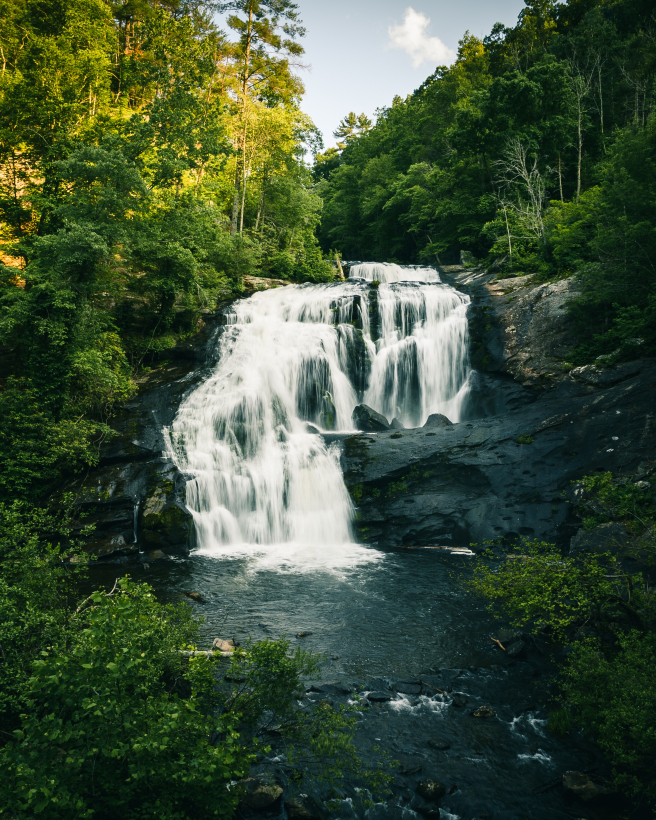
#> input picture Source_Code/Input_Directory_Landscape/2134 (12).jpg, 2624 x 3280 px (shown at 1/4 size); its folder holds only this picture in this run
$ python -i ImageProcessing.py   (imports and definitions only)   (older library calls are emulated)
#> lines starting #> are read from the running program, lines starting #| are printed output that depends on the picture; after the words box and inside, x2 and y2 are one past the last pixel; in counts of white or black regions, pixels touching at a corner belong together
import os
from os import listdir
import cv2 as cv
import numpy as np
import binascii
import struct
#from PIL import Image
import scipy
import scipy.misc
import scipy.cluster
# [1 line not run here, left out]


class ImageProcessing:

    # [4 lines left out: function count_bw_pixels, not called in this run]

    def connected_component_labelling(self, image):
        # Converting those pixels with values 1-127 to 0 and others to 1
        img = cv.threshold(image, 127, 255, cv.THRESH_BINARY)[1]

        # Applying cv2.connectedComponents()
        num_labels, labels = cv.connectedComponents(img)

        # Map component labels to hue val, 0-179 is the hue range in OpenCV
        label_hue = np.uint8(179 * labels / np.max(labels))
        blank_ch = 255 * np.ones_like(label_hue)
        labeled_img = cv.merge([label_hue, blank_ch, blank_ch])

        # Converting cvt to BGR
        labeled_img = cv.cvtColor(labeled_img, cv.COLOR_HSV2BGR)

        # set bg label to black
        labeled_img[label_hue == 0] = 0

        return cv.cvtColor(labeled_img, cv.COLOR_BGR2RGB), num_labels

    # [7 lines of commented-out code are left out]
    # [35 lines left out: functions most_frequent_color, adjust_gamma, find_all_pixels_ignore_black, not called in this run]

>>> import cv2
>>> picture = cv2.imread('Input_Directory_Landscape/2134 (12).jpg', cv2.IMREAD_GRAYSCALE)
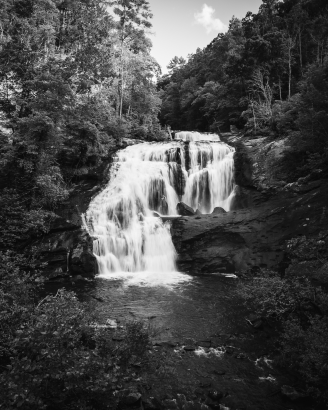
#> picture: shape (3280, 2624) (shown at 1/8 size); min 0, max 255, mean 72.7
>>> result = ImageProcessing().connected_component_labelling(picture)
#> in connected_component_labelling, `img = cv.threshold(image, 127, 255, cv.THRESH_BINARY)[1]`:
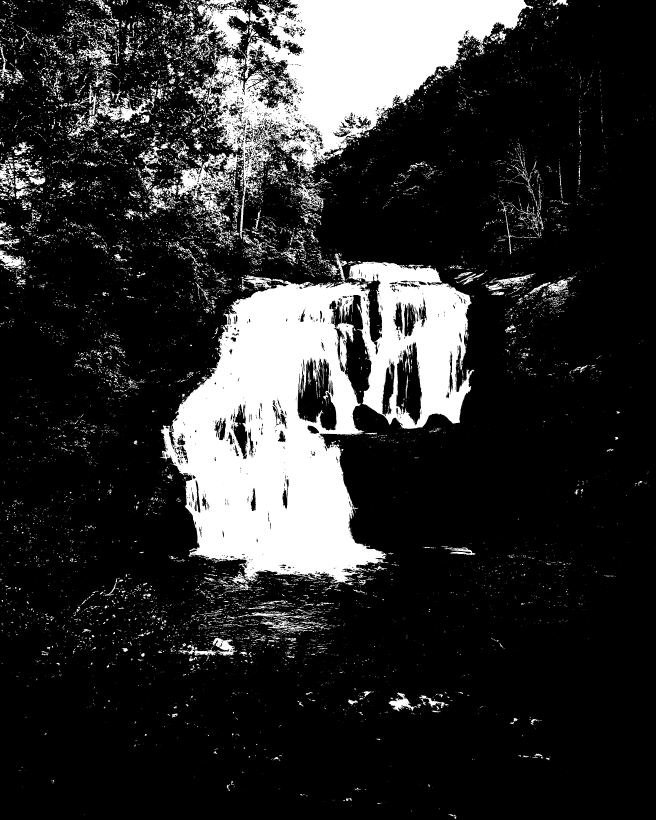
#> img: shape (3280, 2624) (shown at 1/4 size); 18.7% white; 14977 white regions (12560 under 20 px), largest, box (x1, y1, x2, y2) and area: (639, 1047, 1897, 2342) 820982, (710, 0, 2133, 957) 478540, (384, 377, 621, 493) 8925
#> in connected_component_labelling, `num_labels, labels = cv.connectedComponents(img)`:
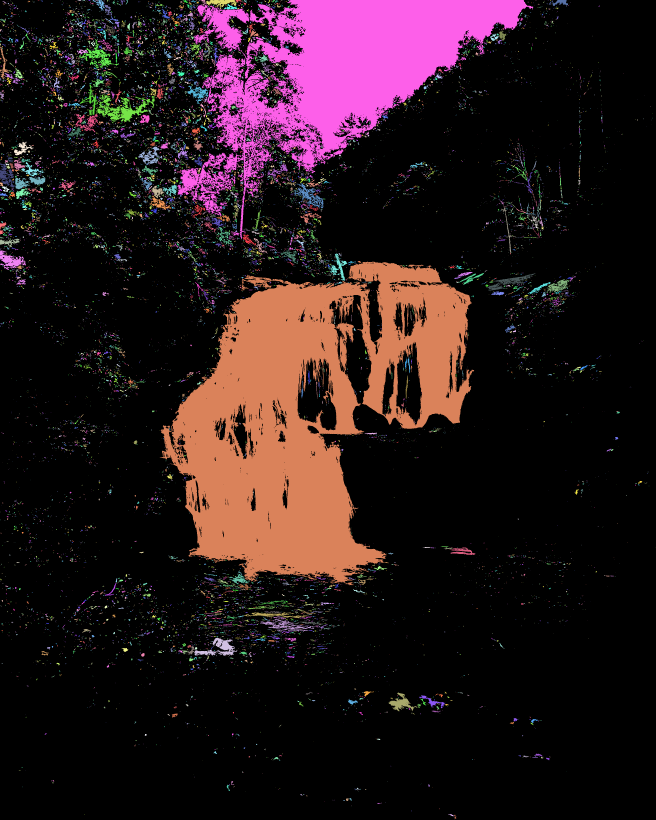
#> labels: shape (3280, 2624) int32 (shown at 1/4 size); 14978 distinct labels, from 0 to 14977; one colour per label, 0 black
#> in connected_component_labelling, `num_labels, labels = cv.connectedComponents(img)`: num_labels = 14978
#> in connected_component_labelling, `label_hue = np.uint8(179 * labels / np.max(labels))`:
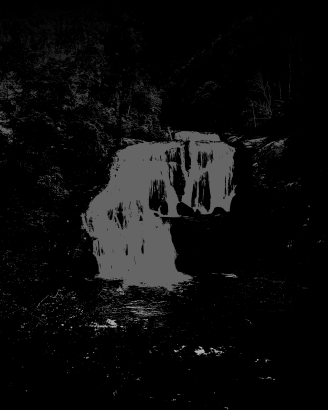
#> label_hue: shape (3280, 2624) (shown at 1/8 size); min 0, max 179, mean 12.5
#> in connected_component_labelling, `labeled_img = cv.merge([label_hue, blank_ch, blank_ch])`:
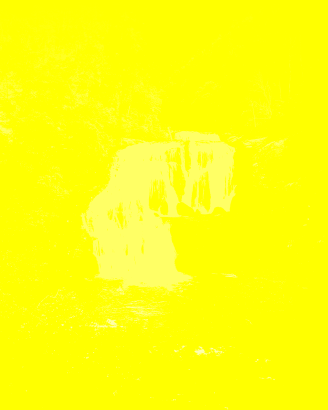
#> labeled_img: shape (3280, 2624, 3) (shown at 1/8 size); mean of channels 0, 1, 2 12.5, 255, 255; drawn as B, G, R
#> in connected_component_labelling, `labeled_img = cv.cvtColor(labeled_img, cv.COLOR_HSV2BGR)`:
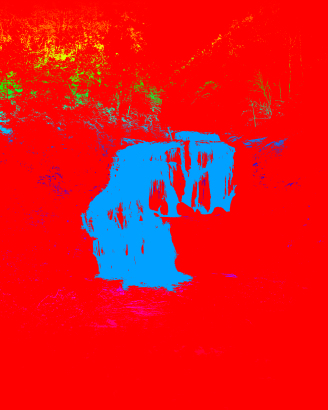
#> labeled_img: shape (3280, 2624, 3) (shown at 1/8 size); mean B, G, R 28, 20.6, 226.3
#> in connected_component_labelling, `labeled_img[label_hue == 0] = 0`:
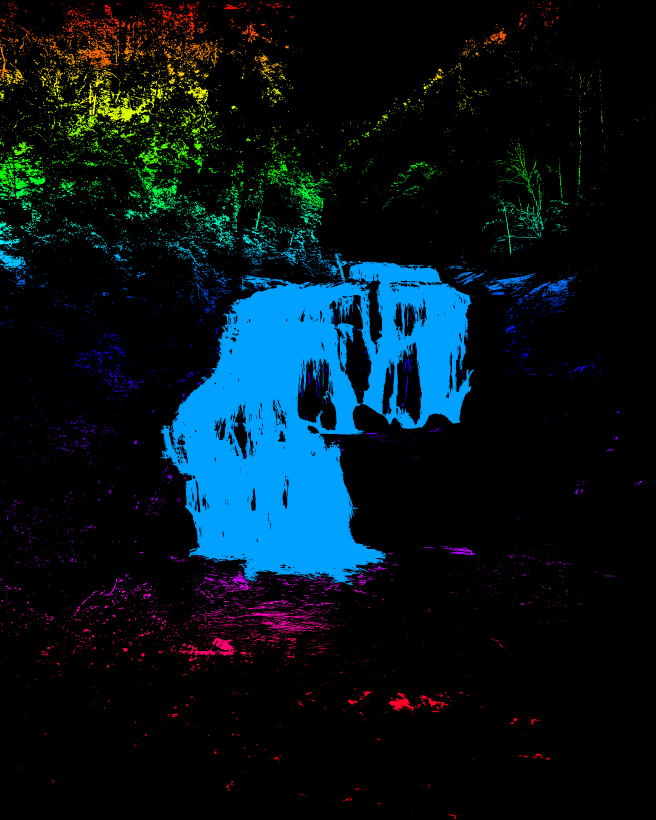
#> labeled_img: shape (3280, 2624, 3) (shown at 1/4 size); mean B, G, R 28, 20.6, 4.6

$ run again, on Source_Code/Input_Directory_Landscape/2134 (15).jpg
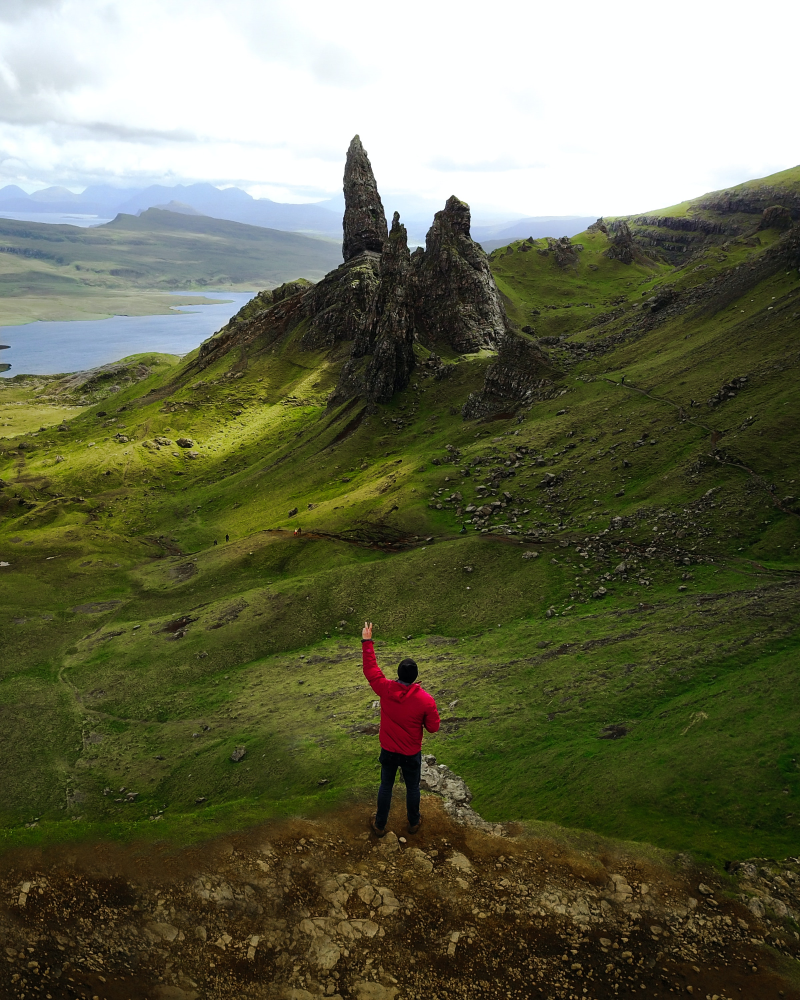
#> input picture Source_Code/Input_Directory_Landscape/2134 (15).jpg, 2400 x 3000 px (shown at 1/3 size)
#> img: shape (3000, 2400); 28% white; 10607 white regions (9917 under 20 px), largest, box (x1, y1, x2, y2) and area: (0, 0, 2400, 1140) 1876213, (70, 1199, 905, 1426) 37169, (0, 1199, 297, 1319) 16040
#> in connected_component_labelling, `num_labels, labels = cv.connectedComponents(img)`:
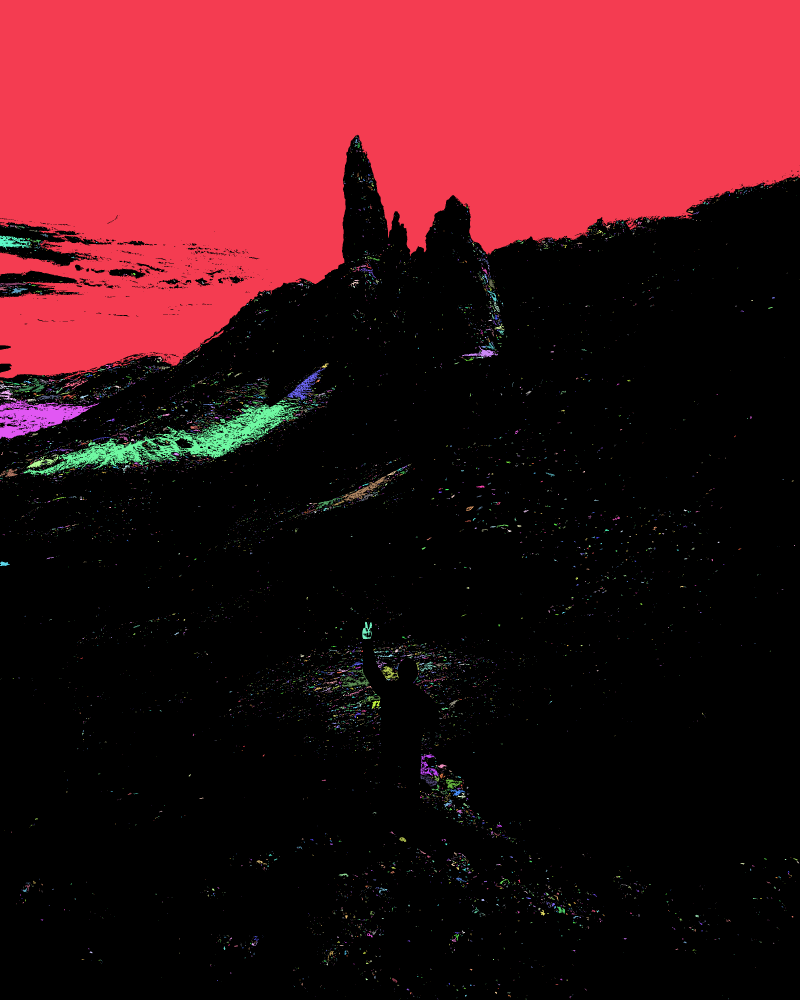
#> labels: shape (3000, 2400) int32 (shown at 1/3 size); 10608 distinct labels, from 0 to 10607; one colour per label, 0 black
#> num_labels = 10608
#> in connected_component_labelling, `labeled_img[label_hue == 0] = 0`:
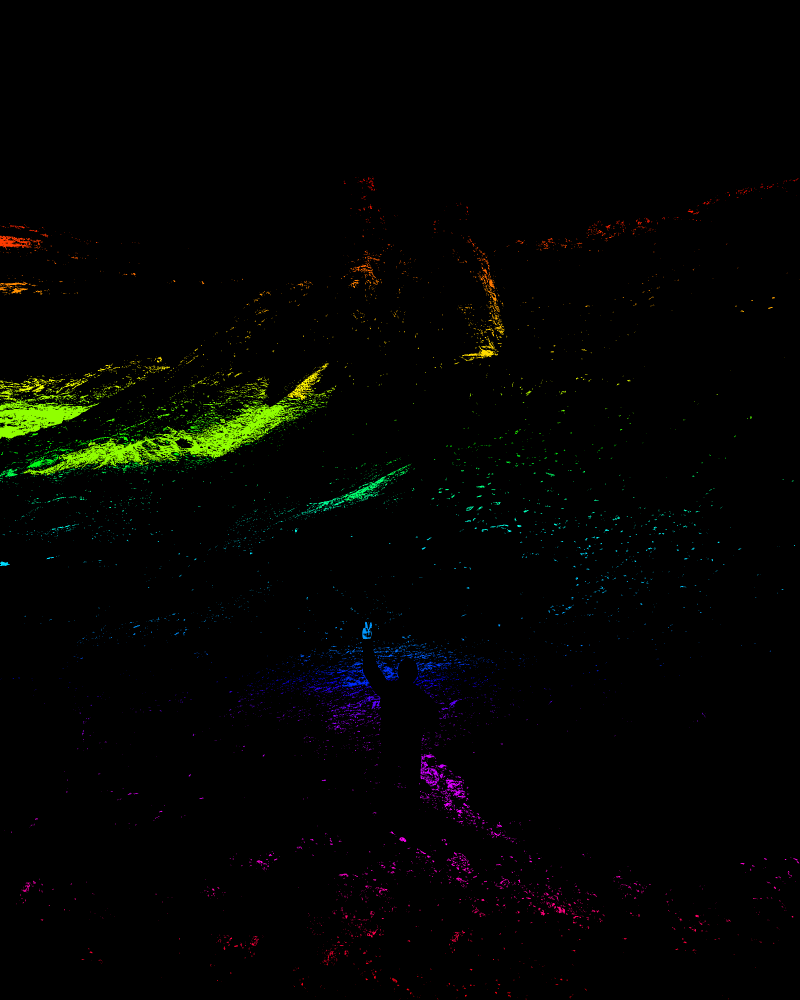
#> labeled_img: shape (3000, 2400, 3) (shown at 1/3 size); mean B, G, R 1.4, 3.5, 2.7

$ run again, on Source_Code/Input_Directory_Landscape/2134 (16).jpg
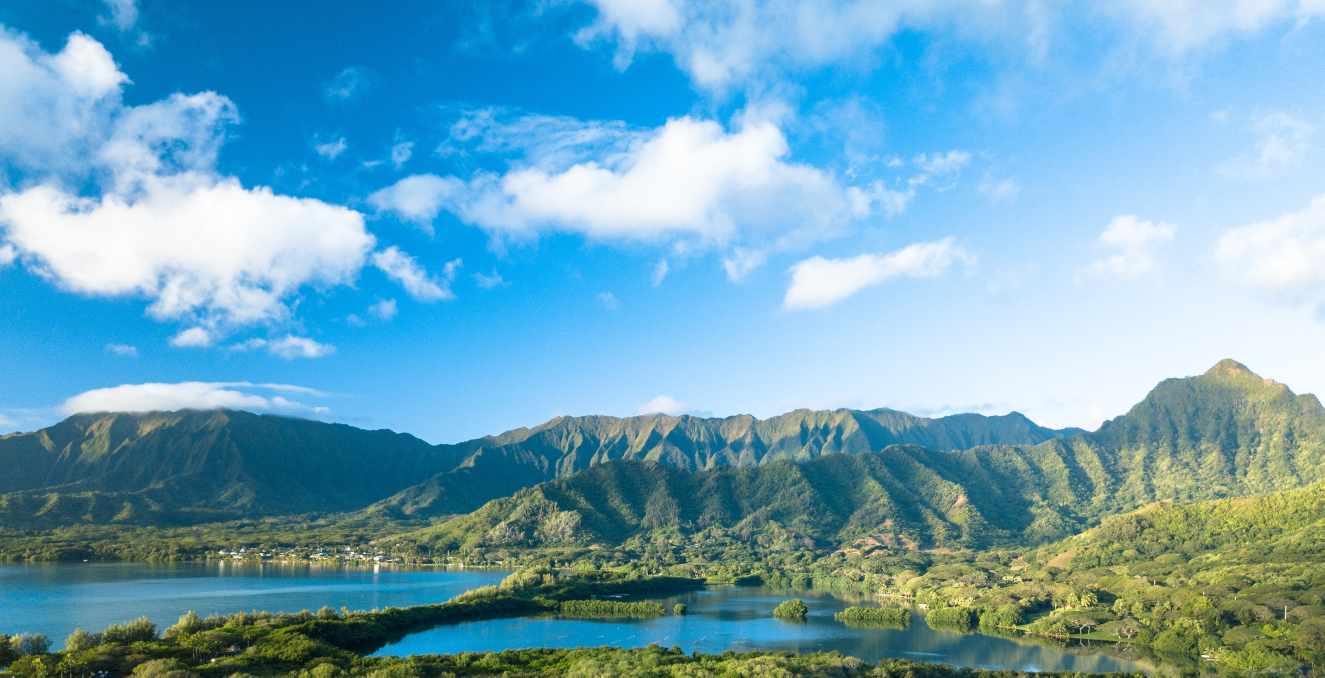
#> input picture Source_Code/Input_Directory_Landscape/2134 (16).jpg, 3973 x 2032 px (shown at 1/3 size)
#> img: shape (2032, 3973); 61.5% white; 20709 black regions (19680 under 20 px), largest, box (x1, y1, x2, y2) and area: (0, 1223, 3973, 2032) 2026493, (0, 0, 2111, 614) 711974, (0, 771, 539, 1049) 50372
#> in connected_component_labelling, `num_labels, labels = cv.connectedComponents(img)`:
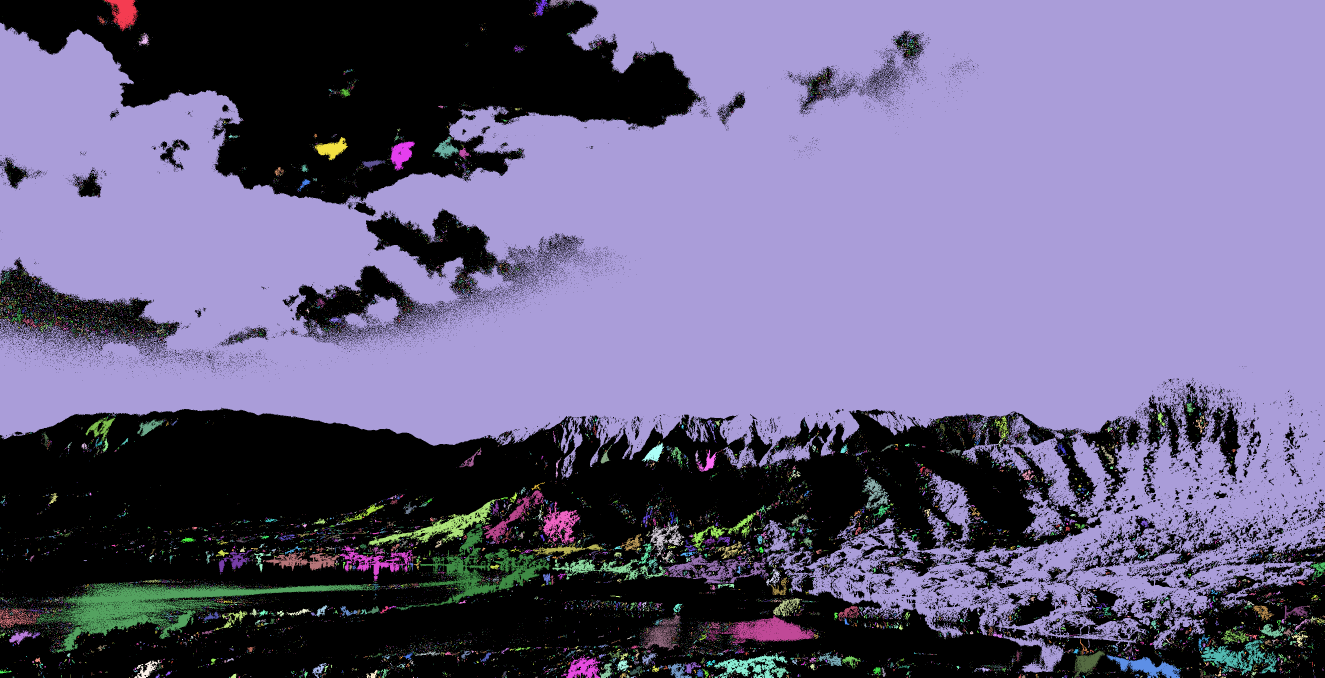
#> labels: shape (2032, 3973) int32 (shown at 1/3 size); 19093 distinct labels, from 0 to 19092; one colour per label, 0 black
#> num_labels = 19093
#> in connected_component_labelling, `labeled_img[label_hue == 0] = 0`:
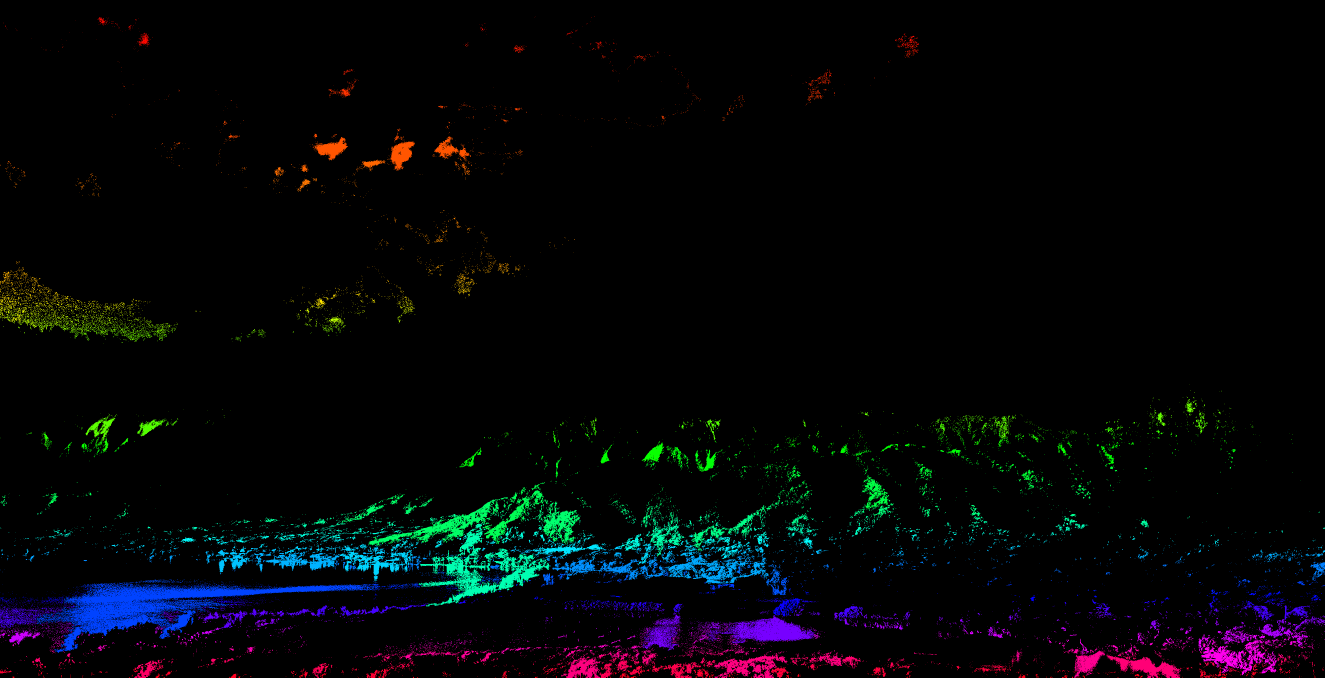
#> labeled_img: shape (2032, 3973, 3) (shown at 1/3 size); mean B, G, R 7.7, 5.6, 3.9
